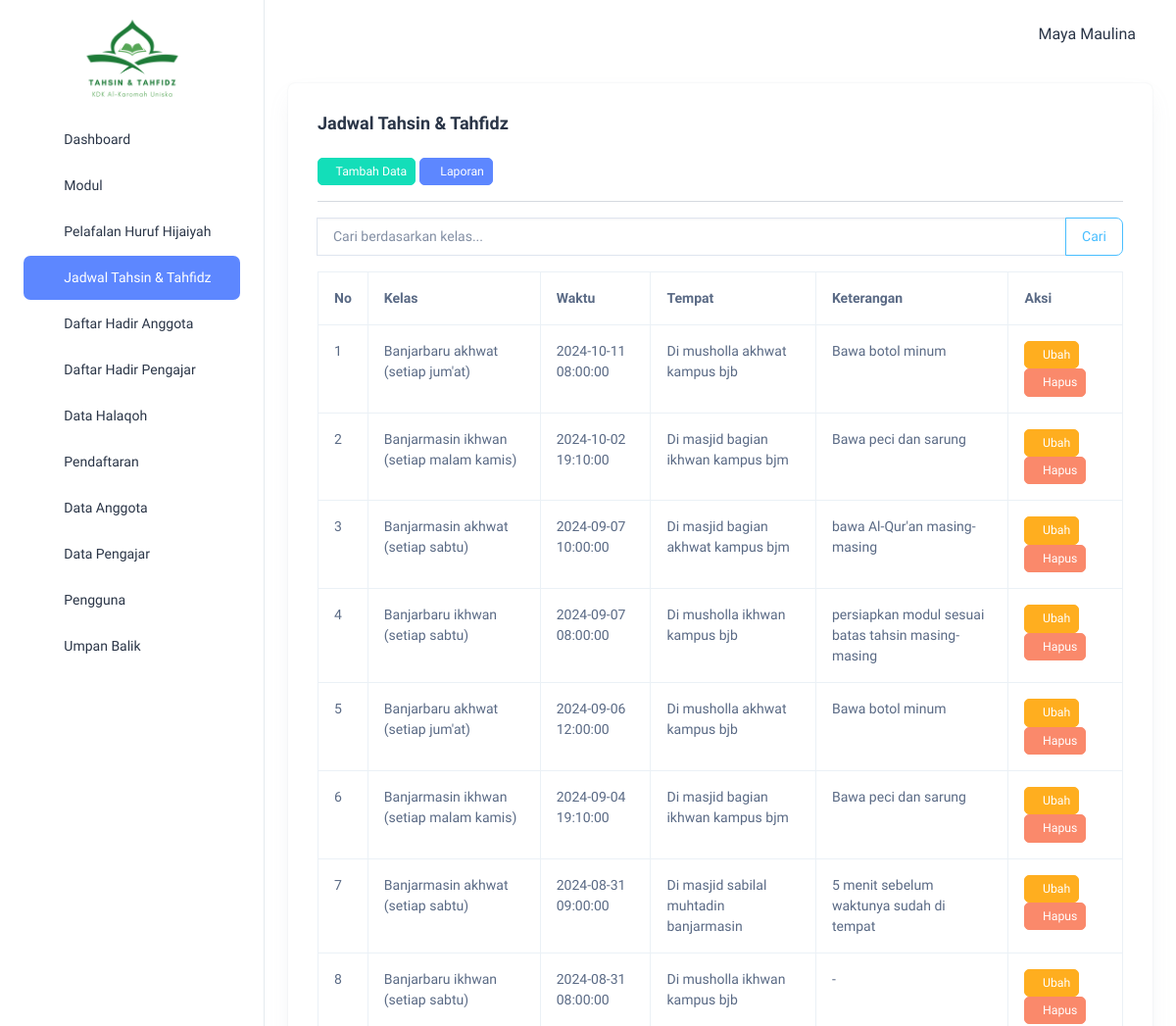
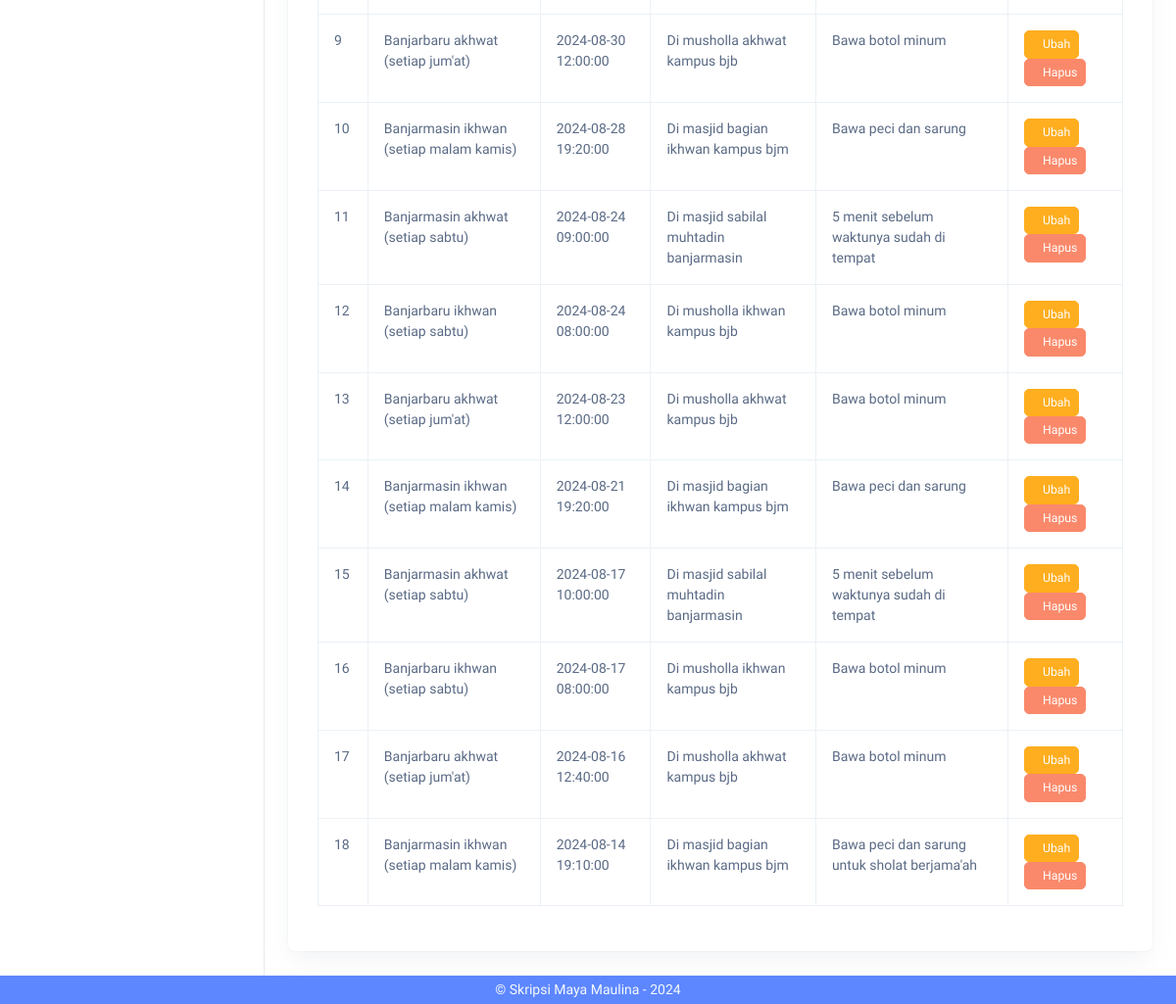
/index.php?page=jadwal_read (signed in), run on the app's committed database (2 pictures, top to bottom).
### tables this page shows
CREATE TABLE `jadwal` (
  `id_jadwal` int(11) NOT NULL,
  `nama_pengajar` varchar(150) NOT NULL,
  `nama_anggota` varchar(150) NOT NULL,
  `kelas_tahsin` varchar(50) NOT NULL,
  `waktu` datetime NOT NULL,
  `tempat` varchar(100) NOT NULL,
  `keterangan` varchar(100) NOT NULL
);

### jadwal/jadwal_read.php (the view, shortened to what this page needs)
<div class="container-fluid">
    <div class="card">
        <div class="card-body">
            <h5 class="card-title fw-semibold mb-4">Jadwal Tahsin & Tahfidz</h5>
            <?php if ($_SESSION['status'] != 'Anggota') { ?>
                <a href="?page=jadwal_add" class="btn btn-success btn-sm"><i class="ti ti-plus"></i>Tambah Data</a>
                <a href="?page=jadwal_report" class="btn btn-primary btn-sm"><i class="ti ti-report"></i> Laporan</a>
            <?php } ?>
            <hr>
            <form method="GET" action="index.php">
                <div class="input-group mb-3">
                    <input type="text" name="search" class="form-control" placeholder="Cari berdasarkan kelas..." value="<?= isset($_GET['search']) ? htmlspecialchars($_GET['search']) : '' ?>">
                    <button class="btn btn-outline-secondary" type="submit">Cari</button>
                </div>
            </form>
            <table class="table table-hover table-bordered">
                <thead>
                    <tr>
                        <th>No</th>
                        <th>Kelas</th>
                        <th>Waktu</th>
                        <th>Tempat</th>
                        <th>Keterangan</th>
                        <?php if ($_SESSION['status'] == 'Admin') { ?>
                            <th>Aksi</th>
                        <?php } ?>
                    </tr>
                </thead>
                <tbody>
                    <?php
                    $no = 1;
                    $query = "SELECT * FROM jadwal ORDER BY waktu DESC";
                    $data = mysqli_query($koneksi, $query);
                    while ($row = mysqli_fetch_array($data)) {
                    ?>
                        <tr>
                            <td><?= $no++ ?></td>
                            <td><?= $row['kelas_tahsin'] ?></td>
                            <td><?= $row['waktu'] ?></td>
                            <td><?= $row['tempat'] ?></td>
                            <td><?= $row['keterangan'] ?></td>
                            <?php if ($_SESSION['status'] == 'Admin') { ?>
                                <td>
                                    <a href="?page=jadwal_edit&id_jadwal=<?= $row[0] ?>" class="btn btn-warning btn-sm"><i class="ti ti-edit"></i>Ubah</a>
                                    <a href="?page=jadwal_delete&id_jadwal=<?= $row[0] ?>" class="btn btn-danger btn-sm" onclick="return confirm('Ingin menghapus data ini?')"><i class="ti ti-trash"></i>Hapus</a>
                                </td>
                            <?php } ?>
                        </tr>
                    <?php } ?>
                </tbody>
            </table>
        </div>
    </div>
</div>

### template/sidebar.php (shortened to what this page needs)
<!doctype html>
<html lang="en">
<head>
  <link rel="stylesheet" href="assets/css/styles.min.css" />
</head>
<body>
  <div class="page-wrapper" id="main-wrapper" data-layout="vertical" data-navbarbg="skin6" data-sidebartype="full" data-sidebar-position="fixed" data-header-position="fixed">
    <aside class="left-sidebar">
      <div>
        <div class="brand-logo d-flex align-items-center justify-content-center">
          <a href="./dashboard.php" class="text-nowrap logo-img mx-auto">
            <img src="assets/images/logos/tahsin&tahfidz.png" width="120" alt="" />
          </a>
        </div>
        <nav class="sidebar-nav scroll-sidebar" data-simplebar="">
          <ul id="sidebarnav">
            <li class="sidebar-item">
              <a class="sidebar-link" href="?page=dashboard" aria-expanded="false">
                <span>
                  <i class="ti ti-layout-dashboard"></i>
                </span>
                <span class="hide-menu">Dashboard</span>
              </a>
            </li>
            <li class="sidebar-item">
              <a class="sidebar-link sidebar-icon-hover" href="#collapseModul" data-bs-toggle="collapse" aria-expanded="false" aria-controls="collapseModul">
                <span>
                  <i class="ti ti-books"></i>
                </span>
                <span class="hide-menu">Modul</span>
              </a>
            </li>
            <li class="sidebar-item">
              <a class="sidebar-link" href="?page=huruf" aria-expanded="false">
                <span>
                  <i class="ti ti-volume"></i>
                </span>
                <span class="hide-menu">Pelafalan Huruf Hijaiyah</span>
              </a>
            </li>
            <li class="sidebar-item">
              <a class="sidebar-link" href="?page=jadwal_read" aria-expanded="false">
                <span>
                  <i class="ti ti-calendar-time"></i>
                </span>
                <span class="hide-menu">Jadwal Tahsin & Tahfidz</span>
              </a>
            </li>
            <?php if ($_SESSION['status'] != 'Anggota') { ?>
              <li class="sidebar-item">
                <a class="sidebar-link" href="?page=dhanggota_read" aria-expanded="false">
                  <span>
                    <i class="ti ti-checkup-list"></i>
                  </span>
                  <span class="hide-menu">Daftar Hadir Anggota</span>
                </a>
              </li>
              <?php if ($_SESSION['status'] == 'Admin') { ?>
                <li class="sidebar-item">
                  <a class="sidebar-link" href="?page=dhpengajar_read" aria-expanded="false">
                    <span>
                      <i class="ti ti-checkup-list"></i>
                    </span>
                    <span class="hide-menu">Daftar Hadir Pengajar</span>
                  </a>
                </li>
              <?php } ?>
            <?php } ?>
            <li class="sidebar-item">
              <a class="sidebar-link" href="#collapseHalaqoh" data-bs-toggle="collapse" aria-expanded="false" aria-controls="collapseHalaqoh">
                <span>
                  <i class="ti ti-notes"></i>
                </span>
                <span class="hide-menu">Data Halaqoh</span>
              </a>
            </li>
            <?php if ($_SESSION['status'] != 'Anggota') { ?>
              <li class="sidebar-item">
                <a class="sidebar-link sidebar-icon-hover" href="#collapsePendaftaran" data-bs-toggle="collapse" aria-expanded="false" aria-controls="collapsePendaftaran">
                  <span>
                    <i class="ti ti-user-plus"></i>
                  </span>
                  <span class="hide-menu">Pendaftaran</span>
                </a>
              </li>
              <li class="sidebar-item">
                <a class="sidebar-link" href="?page=anggota_read" aria-expanded="false">
                  <span>
                    <i class="ti ti-users"></i>
                  </span>
                  <span class="hide-menu">Data Anggota</span>
                </a>
              </li>
            <?php } ?>
            <?php if ($_SESSION['status'] == 'Admin') { ?>
              <li class="sidebar-item">
                <a class="sidebar-link" href="?page=pengajar_read" aria-expanded="false">
                  <span>
                    <i class="ti ti-users"></i>
                  </span>
                  <span class="hide-menu">Data Pengajar</span>
                </a>
              </li>
            <?php } ?>
            <?php if ($_SESSION['status'] == 'Admin') { ?>
              <li class="sidebar-item">
                <a class="sidebar-link" href="?page=pengguna_read" aria-expanded="false">
                  <span>
                    <i class="ti ti-user"></i>
                  </span>
                  <span class="hide-menu">Pengguna</span>
                </a>
              </li>
            <?php } ?>
            <?php if ($_SESSION['status'] != 'Anggota') { ?>
              <li class="sidebar-item">
                <a class="sidebar-link" href="?page=umpanbalik_read" aria-expanded="false">
                  <span>
                    <i class="ti ti-message"></i>
                  </span>
                  <span class="hide-menu">Umpan Balik</span>
                </a>
              </li>
            <?php } ?>
          </ul>
        </nav>
      </div>
    </aside>

### template/header.php (shortened to what this page needs)
<div class="body-wrapper">
    <header class="app-header">
        <nav class="navbar navbar-expand-lg navbar-light">
            <div class="navbar-collapse justify-content-end px-0" id="navbarNav">
                <ul class="navbar-nav flex-row ms-auto align-items-center justify-content-end">
                    <li class="nav-item dropdown">
                        <a class="nav-link" href="javascript:void(0)" id="drop2" data-bs-toggle="dropdown" aria-expanded="false" style="font-size: 16px;">
                            <i class="ti ti-user-circle" style="font-size: 24px;"></i> &nbsp; <?php echo $_SESSION['nama']; ?>
                        </a>
                    </li>
                </ul>
            </div>
        </nav>
    </header>

### index.php (shortened to what this page needs)
<?php
include "pengaturan/koneksi.php";
$page = isset($_GET['page']) ? $_GET['page'] : '';
include "template/sidebar.php";
include "template/header.php";
switch($page){
    case "jadwal_read": include "jadwal/jadwal_read.php"; break;
}
include "template/footer.php";
?>

### template/footer.php (shortened to what this page needs)
</div>
</div>
<footer class="fixed-bottom bg-primary text-light text-center py-1">
    <p class="mb-0"> &copy; Skripsi Maya Maulina - 2024</p>
</footer>
</body>
</html>

### template/sidebar.php (style rules this page uses)
a { text-decoration: none; color: #2a3547; }

### data on the page
jadwal: kelas_tahsin "Banjarbaru akhwat (setiap jum'at)", waktu "2024-10-11 08:00:00", tempat "Di musholla akhwat kampus bjb", keterangan "Bawa botol minum"
jadwal: kelas_tahsin "Banjarmasin ikhwan (setiap malam kamis)", waktu "2024-10-02 19:10:00", tempat "Di masjid bagian ikhwan kampus bjm", keterangan "Bawa peci dan sarung"
jadwal: kelas_tahsin "Banjarmasin akhwat (setiap sabtu)", waktu "2024-09-07 10:00:00", tempat "Di masjid bagian akhwat kampus bjm", keterangan "bawa Al-Qur'an masing-masing"
jadwal: kelas_tahsin "Banjarbaru ikhwan (setiap sabtu)", waktu "2024-09-07 08:00:00", tempat "Di musholla ikhwan kampus bjb", keterangan "persiapkan modul sesuai batas tahsin masing-masing"
jadwal: kelas_tahsin "Banjarbaru akhwat (setiap jum'at)", waktu "2024-09-06 12:00:00", tempat "Di musholla akhwat kampus bjb", keterangan "Bawa botol minum"
jadwal: kelas_tahsin "Banjarmasin ikhwan (setiap malam kamis)", waktu "2024-09-04 19:10:00", tempat "Di masjid bagian ikhwan kampus bjm", keterangan "Bawa peci dan sarung"
jadwal: kelas_tahsin "Banjarmasin akhwat (setiap sabtu)", waktu "2024-08-31 09:00:00", tempat "Di masjid sabilal muhtadin banjarmasin", keterangan "5 menit sebelum waktunya sudah di tempat"
jadwal: kelas_tahsin "Banjarbaru ikhwan (setiap sabtu)", waktu "2024-08-31 08:00:00", tempat "Di musholla ikhwan kampus bjb", keterangan "-"
jadwal: kelas_tahsin "Banjarbaru akhwat (setiap jum'at)", waktu "2024-08-30 12:00:00", tempat "Di musholla akhwat kampus bjb", keterangan "Bawa botol minum"
jadwal: kelas_tahsin "Banjarmasin ikhwan (setiap malam kamis)", waktu "2024-08-28 19:20:00", tempat "Di masjid bagian ikhwan kampus bjm", keterangan "Bawa peci dan sarung"
jadwal: kelas_tahsin "Banjarmasin akhwat (setiap sabtu)", waktu "2024-08-24 09:00:00", tempat "Di masjid sabilal muhtadin banjarmasin", keterangan "5 menit sebelum waktunya sudah di tempat"
jadwal: kelas_tahsin "Banjarbaru ikhwan (setiap sabtu)", waktu "2024-08-24 08:00:00", tempat "Di musholla ikhwan kampus bjb", keterangan "Bawa botol minum"
jadwal: kelas_tahsin "Banjarbaru akhwat (setiap jum'at)", waktu "2024-08-23 12:00:00", tempat "Di musholla akhwat kampus bjb", keterangan "Bawa botol minum"
jadwal: kelas_tahsin "Banjarmasin ikhwan (setiap malam kamis)", waktu "2024-08-21 19:20:00", tempat "Di masjid bagian ikhwan kampus bjm", keterangan "Bawa peci dan sarung"
jadwal: kelas_tahsin "Banjarmasin akhwat (setiap sabtu)", waktu "2024-08-17 10:00:00", tempat "Di masjid sabilal muhtadin banjarmasin", keterangan "5 menit sebelum waktunya sudah di tempat"
jadwal: kelas_tahsin "Banjarbaru ikhwan (setiap sabtu)", waktu "2024-08-17 08:00:00", tempat "Di musholla ikhwan kampus bjb", keterangan "Bawa botol minum"
jadwal: kelas_tahsin "Banjarbaru akhwat (setiap jum'at)", waktu "2024-08-16 12:40:00", tempat "Di musholla akhwat kampus bjb", keterangan "Bawa botol minum"
jadwal: kelas_tahsin "Banjarmasin ikhwan (setiap malam kamis)", waktu "2024-08-14 19:10:00", tempat "Di masjid bagian ikhwan kampus bjm", keterangan "Bawa peci dan sarung untuk sholat berjama'ah"

### other printed values
$_SESSION['nama'] "Maya Maulina"
